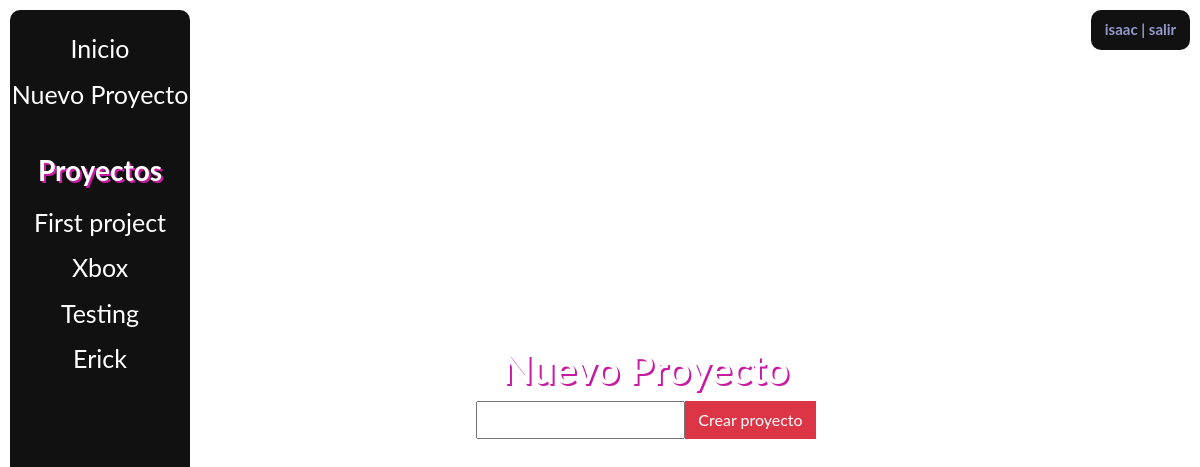
Page /create/ (signed in) on the earlier database version.
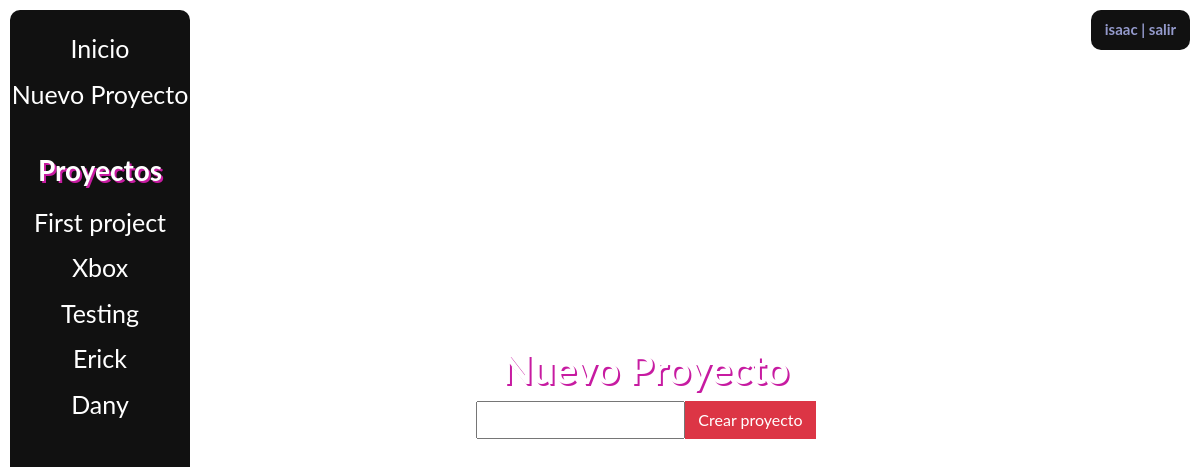
Same page on the later database version.
### main/models.py (models this page shows, shortened)
class ToDoList(models.Model):
    user = models.ForeignKey(
        User, on_delete=models.CASCADE, related_name="todolist", null=True)
    name = models.CharField(max_length=200)

### main/views.py (the view)
# urls.py: path('create/', views.create, name='create'),
def create(response):
    if response.method == "POST":
        form = create_list(response.POST)
        if form.is_valid():
            n = form.cleaned_data["name"]
            t = ToDoList(name=n)
            t.save()
            response.user.todolist.add(t)
        return HttpResponseRedirect("/{}".format(t.id))
    else:
        form = create_list()
    return render(response, "main/create.html", {"form": form})

### main/forms.py
class create_list(forms.Form):
    name = forms.CharField(label="Name", max_length=200)
    check = forms.BooleanField(required=False)

### main/templates/main/create.html (shortened to what this page needs)
{% extends "main/base.html" %}
{% block content %}
{% if user.is_authenticated %}
    <div class="userCard">
        <h6>{{user.username}}<a href="/logout"> | salir</a></h6>
    </div>
{% endif%}
<div class="home">
<h1> Nuevo Proyecto </h1>
{% if user.is_authenticated %}
    <form method="post" action="/create/">
        <div class="input-group mb-3">
            {{form.name}}
            <div class="input-group-prepend">
                <button type="submit", name="save", class="btn btn-danger">Crear proyecto</button>
            </div>
        </div>
    </form>
{% else %}
    <p> Para crear un proyecto, inicia sesión <a href="/login">aquí</a></p>
{% endif %}
</div>
{% endblock %}

### main/templates/main/base.html (shortened to what this page needs)
<!doctype html>
<html>
    <head>
        <link rel="stylesheet" href="https://cdn.jsdelivr.net/npm/bootstrap@4.5.3/dist/css/bootstrap.min.css" integrity="
        sha384-TX8t27EcRE3e/ihU7zmQxVncDAy5uIKz4rEkgIXeMed4M0jlfIDPvg6uqKI2xXr2">
</head>
<body>
    <div id="mySidenav" class="sidenav">
        {% if user.is_authenticated %}
        <a href="/">Inicio</a>
        <a href="/create">Nuevo Proyecto</a>
        <h3>Proyectos</h3>
        {% for td in user.todolist.all %}
                <a href="/{{td.id}}">{{td.name}}</a>
            {% endfor %}
        {% else %}
            <a href="/login">Iniciar Sesión</a>
            <a href="/register">Registrarse</a>
        {% endif %}
    </div>
    <div id="main">
        {% block content%}{% endblock %}
    </div>
</body>
</html>

Differences in the rows shown:
added ToDoList: name "Dany"
